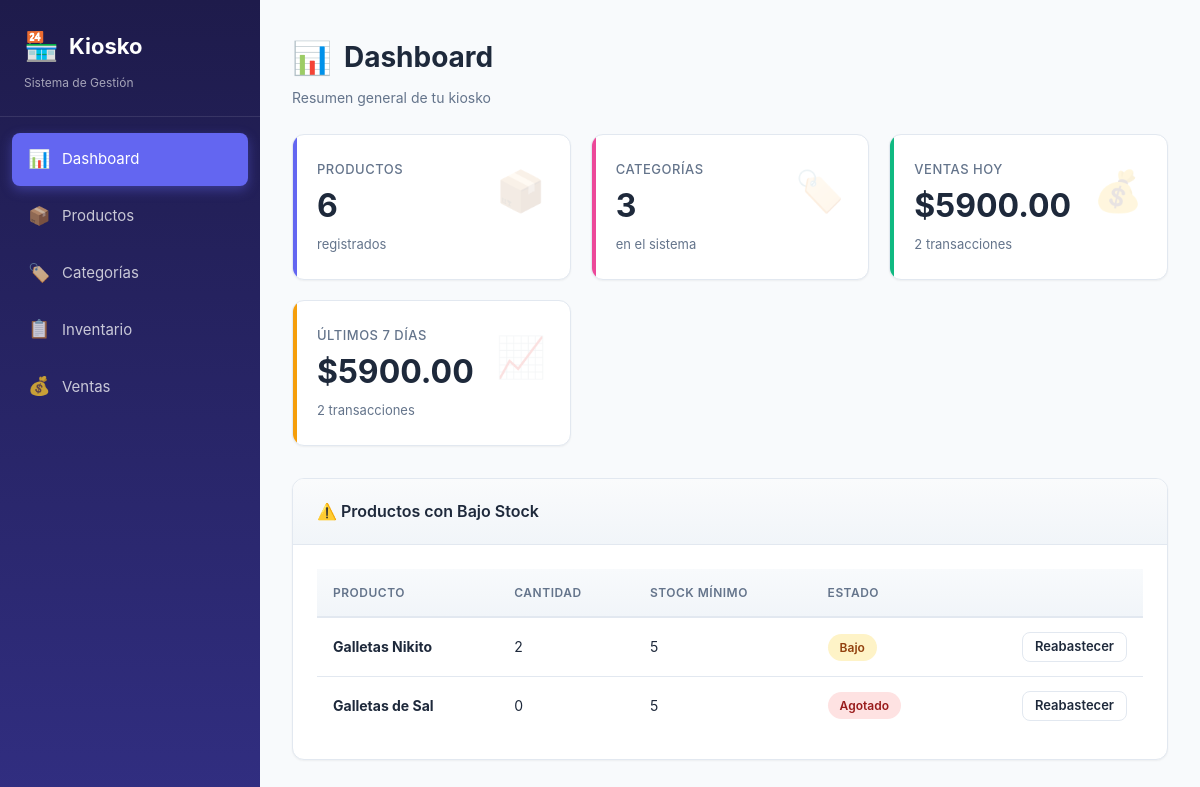
The page / on the database its author committed.
### tienda/models.py (models this page shows, shortened)
class Inventario(models.Model):
    producto = models.ForeignKey(Producto, on_delete=models.CASCADE,
                                 related_name='inventarios')
    cantidad = models.PositiveIntegerField(default=0)
    stock_minimo = models.PositiveIntegerField(default=5)
    actualizado = models.DateTimeField(auto_now=True)
    class Meta:
        verbose_name = 'Inventario'
        verbose_name_plural = 'Inventario'
        ordering = ['producto__nombre']

class Producto(models.Model):
    nombre = models.CharField(max_length=150)
    precio_venta = models.DecimalField(max_digits=10, decimal_places=2,
                                        validators=[MinValueValidator(0)])
    categoria = models.ForeignKey(Categoria, on_delete=models.CASCADE,
                                  related_name='productos')
    creado = models.DateTimeField(auto_now_add=True)
    class Meta:
        verbose_name = 'Producto'
        verbose_name_plural = 'Productos'
        ordering = ['nombre']

### tienda/views.py (the view)
# urls.py: path('', views.dashboard, name='dashboard'),
def dashboard(request):
    hoy = timezone.now().date()
    inicio_semana = hoy - timedelta(days=7)
    total_productos = Producto.objects.count()
    total_categorias = Categoria.objects.count()
    ventas_hoy = Venta.objects.filter(fecha__date=hoy).aggregate(
        total=Sum('total'), cantidad=Count('id')
    )
    ventas_semana = Venta.objects.filter(fecha__date__gte=inicio_semana).aggregate(
        total=Sum('total'), cantidad=Count('id')
    )
    productos_bajo_stock = Inventario.objects.filter(
        cantidad__lte=F('stock_minimo')
    ).select_related('producto')[:5]
    context = {
        'total_productos': total_productos,
        'total_categorias': total_categorias,
        'ventas_hoy_total': ventas_hoy['total'] or 0,
        'ventas_hoy_cantidad': ventas_hoy['cantidad'] or 0,
        'ventas_semana_total': ventas_semana['total'] or 0,
        'ventas_semana_cantidad': ventas_semana['cantidad'] or 0,
        'productos_bajo_stock': productos_bajo_stock,
        'seccion': 'dashboard',
    }
    return render(request, 'dashboard.html', context)

### templates/dashboard.html (shortened to what this page needs)
{% extends 'base.html' %}
{% block content %}
<div class="page-header">
    <div>
        <h1 class="page-title"><span class="title-icon">📊</span> Dashboard</h1>
        <p class="page-subtitle">Resumen general de tu kiosko</p>
    </div>
</div>
<div class="stats-grid">
    <div class="stat-card">
        <div class="stat-icon">📦</div>
        <div class="stat-label">Productos</div>
        <div class="stat-value">{{ total_productos }}</div>
        <div class="stat-sub">registrados</div>
    </div>
    <div class="stat-card pink">
        <div class="stat-icon">🏷️</div>
        <div class="stat-label">Categorías</div>
        <div class="stat-value">{{ total_categorias }}</div>
        <div class="stat-sub">en el sistema</div>
    </div>
    <div class="stat-card success">
        <div class="stat-icon">💰</div>
        <div class="stat-label">Ventas Hoy</div>
        <div class="stat-value">${{ ventas_hoy_total|floatformat:2 }}</div>
        <div class="stat-sub">{{ ventas_hoy_cantidad }} transacciones</div>
    </div>
    <div class="stat-card warning">
        <div class="stat-icon">📈</div>
        <div class="stat-label">Últimos 7 días</div>
        <div class="stat-value">${{ ventas_semana_total|floatformat:2 }}</div>
        <div class="stat-sub">{{ ventas_semana_cantidad }} transacciones</div>
    </div>
</div>
<div class="card">
    <div class="card-header">
        <h3>⚠️ Productos con Bajo Stock</h3>
    </div>
    <div class="card-body">
        {% if productos_bajo_stock %}
            <div class="table-scroll">
                <table>
                    <thead>
                        <tr>
                            <th>Producto</th>
                            <th>Cantidad</th>
                            <th>Stock Mínimo</th>
                            <th>Estado</th>
                            <th></th>
                        </tr>
                    </thead>
                    <tbody>
                        {% for item in productos_bajo_stock %}
                        <tr>
                            <td><strong>{{ item.producto.nombre }}</strong></td>
                            <td>{{ item.cantidad }}</td>
                            <td>{{ item.stock_minimo }}</td>
                            <td>
                                {% if item.cantidad == 0 %}
                                    <span class="badge badge-danger">Agotado</span>
                                {% else %}
                                    <span class="badge badge-warning">Bajo</span>
                                {% endif %}
                            </td>
                            <td class="text-right">
                                <a href="{% url 'inventario_editar' item.pk %}" class="btn btn-secondary btn-sm">Reabastecer</a>
                            </td>
                        </tr>
                        {% endfor %}
                    </tbody>
                </table>
            </div>
        {% else %}
            <div class="empty-state">
                <div class="empty-icon">✅</div>
                <h3>Todo en orden</h3>
                <p>No hay productos con bajo stock</p>
            </div>
        {% endif %}
    </div>
</div>
{% endblock %}

### static/css/style.css (style rules this page uses)
* { margin: 0; padding: 0; box-sizing: border-box; }
:root { --primary: #6366f1; --primary-dark: #4f46e5; --primary-light: #818cf8; --secondary: #ec4899; --success: #10b981; --warning: #f59e0b; --danger: #ef4444; --bg: #f8fafc; --surface: #ffffff; --text: #1e293b; --text-muted: #64748b; --border: #e2e8f0; --shadow-sm: 0 1px 2px rgba(0,0,0,0.05); --shadow: 0 4px 6px -1px rgba(0,0,0,0.1), 0 2px 4px -1px rgba(0,0,0,0.06); --shadow-lg: 0 10px 25px -3px rgba(0,0,0,0.1); --radius: 12px; --radius-sm: 8px; --sidebar-width: 260px; }
body { font-family: -apple-system, BlinkMacSystemFont, 'Segoe UI', Roboto, 'Helvetica Neue', Arial, sans-serif; background: var(--bg); color: var(--text); line-height: 1.6; min-height: 100vh; }
.page-header { display: flex; justify-content: space-between; align-items: center; margin-bottom: 24px; flex-wrap: wrap; gap: 16px; }
.page-title { font-size: 28px; font-weight: 700; color: var(--text); display: flex; align-items: center; gap: 12px; }
.page-title .title-icon { font-size: 32px; }
.page-subtitle { color: var(--text-muted); font-size: 14px; margin-top: 4px; }
.btn { display: inline-flex; align-items: center; gap: 8px; padding: 10px 20px; border: none; border-radius: var(--radius-sm); font-size: 14px; font-weight: 600; cursor: pointer; text-decoration: none; transition: all 0.2s; line-height: 1.2; font-family: inherit; }
.btn-secondary { background: white; color: var(--text); border: 1px solid var(--border); }
.btn-sm { padding: 6px 12px; font-size: 13px; }
.card { background: var(--surface); border-radius: var(--radius); box-shadow: var(--shadow-sm); border: 1px solid var(--border); overflow: hidden; }
.card-body { padding: 24px; }
.card-header { padding: 20px 24px; border-bottom: 1px solid var(--border); background: linear-gradient(180deg, #fafbfc 0%, #f1f5f9 100%); }
.card-header h3 { font-size: 16px; font-weight: 600; }
.stats-grid { display: grid; grid-template-columns: repeat(auto-fit, minmax(240px, 1fr)); gap: 20px; margin-bottom: 32px; }
.stat-card { background: var(--surface); border-radius: var(--radius); padding: 24px; box-shadow: var(--shadow-sm); border: 1px solid var(--border); position: relative; overflow: hidden; transition: transform 0.2s, box-shadow 0.2s; }
.stat-card::before { content: ''; position: absolute; top: 0; left: 0; width: 4px; height: 100%; background: var(--primary); }
.stat-card.success::before { background: var(--success); }
.stat-card.warning::before { background: var(--warning); }
.stat-card.pink::before { background: var(--secondary); }
.stat-label { font-size: 13px; color: var(--text-muted); font-weight: 500; text-transform: uppercase; letter-spacing: 0.5px; margin-bottom: 8px; }
.stat-value { font-size: 32px; font-weight: 700; color: var(--text); line-height: 1.2; }
.stat-icon { position: absolute; top: 24px; right: 24px; font-size: 40px; opacity: 0.15; }
.stat-sub { font-size: 13px; color: var(--text-muted); margin-top: 8px; }
.table-scroll { overflow-x: auto; }
table { width: 100%; border-collapse: collapse; font-size: 14px; }
thead { background: linear-gradient(180deg, #f8fafc 0%, #f1f5f9 100%); }
th { text-align: left; padding: 14px 16px; font-weight: 600; color: var(--text-muted); font-size: 12px; text-transform: uppercase; letter-spacing: 0.5px; border-bottom: 2px solid var(--border); }
td { padding: 14px 16px; border-bottom: 1px solid var(--border); color: var(--text); }
tbody tr:last-child td { border-bottom: none; }
tbody tr { transition: background 0.15s; }
.badge { display: inline-block; padding: 4px 12px; border-radius: 50px; font-size: 12px; font-weight: 600; }
.badge-warning { background: #fef3c7; color: #92400e; }
.badge-danger { background: #fee2e2; color: #991b1b; }
.text-right { text-align: right; }

### rows shown on the page
Inventario: producto.nombre "Galletas Nikito", cantidad "2", stock_minimo "5", shows "Bajo"
Inventario: producto.nombre "Galletas de Sal", cantidad "0", stock_minimo "5", shows "Agotado"

### other values the page prints
{{ total_productos }} "6"
{{ total_categorias }} "3"
{{ ventas_hoy_total|floatformat:2 }} "5900.00"
{{ ventas_hoy_cantidad }} "2"
{{ ventas_semana_total|floatformat:2 }} "5900.00"
{{ ventas_semana_cantidad }} "2"
